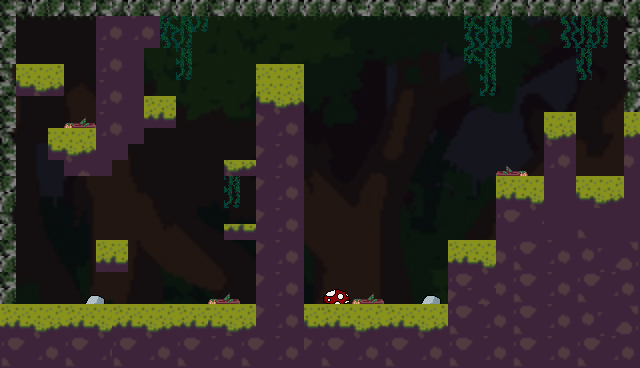

This is a level from a 2D game, rendered from its Tiled map with the project's own tilesets. A one-line summary and the map file follow, with tile-layer data summarised:
An orthogonal 40x23 tile map with 16x16 px tiles, 3 tile layers (BG, Objects, Tile Layer 1), 6 tilesets and 29 objects (10x Cheese, Player, Checkpoint).

<map version="1.10" tiledversion="1.11.0" orientation="orthogonal" renderorder="right-down" width="40" height="23" tilewidth="16" tileheight="16" infinite="0" nextlayerid="6" nextobjectid="34">
 <tileset firstgid="1" source="../images/Background/Swamp.tsx" />
 <tileset firstgid="8041" source="Bob the Rodent.tsx" />
 <tileset firstgid="8283" source="../images/Objects/Swamp/Mossy Log.tsx" />
 <tileset firstgid="8287" source="../images/Objects/River/SmoothRock.tsx" />
 <tileset firstgid="8291" source="../images/Objects/Forest/MRed.tsx" />
 <tileset firstgid="8295" source="../images/Objects/Forest/Vines.tsx" />
 <layer id="1" name="BG" width="40" height="23" opacity="0.24">
  <data>[920 cells, 920 non-empty, 920 distinct tile ids]</data>
 </layer>
 <layer id="3" name="Objects" width="40" height="23">
  <data>[920 cells, 53 non-empty, 19 distinct tile ids]</data>
 </layer>
 <layer id="2" name="Tile Layer 1" width="40" height="23">
  <data>[920 cells, 451 non-empty, 28 distinct tile ids]</data>
 </layer>
 <objectgroup id="4" name="Collisions">
  <object id="1" x="496" y="176" width="144" height="192" />
  <object id="4" x="448" y="240" width="48" height="128" />
  <object id="5" x="0" y="304" width="448" height="64" />
  <object id="6" x="256" y="64" width="48" height="240" />
  <object id="7" x="224" y="160" width="32" height="16" />
  <object id="8" x="224" y="224" width="32" height="16" />
  <object id="9" x="96" y="240" width="32" height="32" />
  <object id="10" x="96" y="16" width="64" height="32" />
  <object id="11" x="96" y="48" width="48" height="96" />
  <object id="12" x="48" y="128" width="80" height="32" />
  <object id="13" x="64" y="160" width="48" height="16" />
  <object id="14" x="16" y="64" width="48" height="32" />
  <object id="16" x="0" y="0" width="16" height="304" />
  <object id="17" x="624" y="0" width="16" height="176" />
  <object id="18" x="16" y="0" width="608" height="16" />
  <object id="32" x="144" y="96" width="32" height="32" />
  <object id="33" x="544" y="112" width="32" height="64" />
 </objectgroup>
 <objectgroup id="5" name="Spawnpoints">
  <object id="19" name="Cheese" type="Cheese" x="80" y="176" width="64" height="64" />
  <object id="20" name="Cheese" type="Cheese" x="176" y="128" width="64" height="64" />
  <object id="21" name="Cheese" type="Cheese" x="256" y="0" width="64" height="64" />
  <object id="22" name="Cheese" type="Cheese" x="320" y="240" width="64" height="64" />
  <object id="23" name="Cheese" type="Cheese" x="432" y="176" width="64" height="64" />
  <object id="24" name="Cheese" type="Cheese" x="480" y="112" width="64" height="64" />
  <object id="25" name="Cheese" type="Cheese" x="0" y="128" width="64" height="64" />
  <object id="26" name="Cheese" type="Cheese" x="320" y="48" width="64" height="64" />
  <object id="27" name="Cheese" type="Cheese" x="320" y="144" width="64" height="64" />
  <object id="28" name="Cheese" type="Cheese" x="176" y="32" width="64" height="64" />
  <object id="29" name="Player" type="Player" x="32" y="32" width="32" height="32" />
  <object id="30" name="Checkpoint" type="Checkpoint" x="576" y="128" width="48" height="48" />
 </objectgroup>
</map>